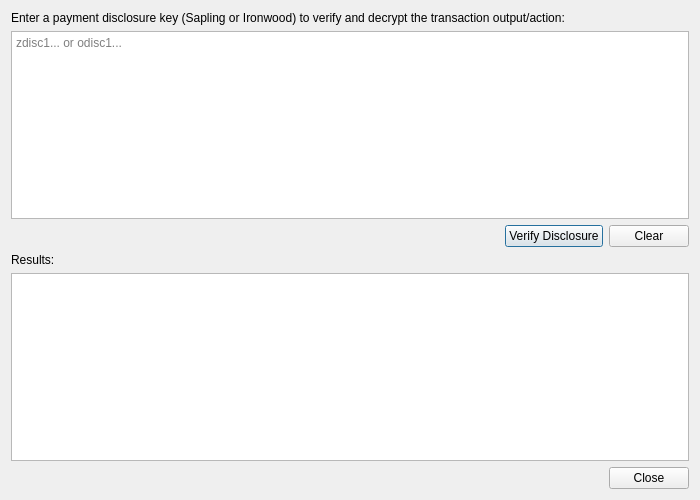
<?xml version="1.0" encoding="UTF-8"?>
<ui version="4.0">
 <class>VerifyPaymentDisclosureDialog</class>
 <widget class="QDialog" name="VerifyPaymentDisclosureDialog">
  <property name="geometry">
   <rect>
    <x>0</x>
    <y>0</y>
    <width>700</width>
    <height>500</height>
   </rect>
  </property>
  <property name="windowTitle">
   <string>Verify Payment Disclosure</string>
  </property>
  <layout class="QVBoxLayout" name="verticalLayout">
   <item>
    <widget class="QLabel" name="labelInstructions">
     <property name="text">
      <string>Enter a payment disclosure key (Sapling or Ironwood) to verify and decrypt the transaction output/action:</string>
     </property>
     <property name="wordWrap">
      <bool>true</bool>
     </property>
    </widget>
   </item>
   <item>
    <widget class="QPlainTextEdit" name="disclosureInput">
     <property name="placeholderText">
      <string>zdisc1... or odisc1...</string>
     </property>
     <property name="maximumHeight">
      <number>80</number>
     </property>
    </widget>
   </item>
   <item>
    <layout class="QHBoxLayout" name="horizontalLayout">
     <item>
      <spacer name="horizontalSpacer">
       <property name="orientation">
        <enum>Qt::Horizontal</enum>
       </property>
       <property name="sizeHint" stdset="0">
        <size>
         <width>40</width>
         <height>20</height>
        </size>
       </property>
      </spacer>
     </item>
     <item>
      <widget class="QPushButton" name="verifyButton">
       <property name="text">
        <string>Verify Disclosure</string>
       </property>
      </widget>
     </item>
     <item>
      <widget class="QPushButton" name="clearButton">
       <property name="text">
        <string>Clear</string>
       </property>
      </widget>
     </item>
    </layout>
   </item>
   <item>
    <widget class="QLabel" name="labelResults">
     <property name="text">
      <string>Results:</string>
     </property>
    </widget>
   </item>
   <item>
    <widget class="QTextEdit" name="resultsDisplay">
     <property name="readOnly">
      <bool>true</bool>
     </property>
    </widget>
   </item>
   <item>
    <layout class="QHBoxLayout" name="horizontalLayout_2">
     <item>
      <spacer name="horizontalSpacer_2">
       <property name="orientation">
        <enum>Qt::Horizontal</enum>
       </property>
       <property name="sizeHint" stdset="0">
        <size>
         <width>40</width>
         <height>20</height>
        </size>
       </property>
      </spacer>
     </item>
     <item>
      <widget class="QPushButton" name="closeButton">
       <property name="text">
        <string>Close</string>
       </property>
      </widget>
     </item>
    </layout>
   </item>
  </layout>
 </widget>
 <resources/>
 <connections/>
</ui>
